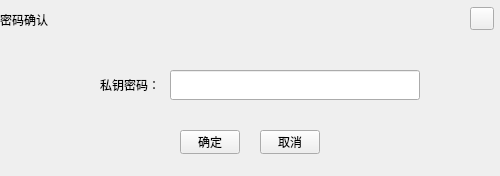
<?xml version="1.0" encoding="UTF-8"?>
<ui version="4.0">
 <class>ImportEnterPwdDialogHX</class>
 <widget class="QDialog" name="ImportEnterPwdDialogHX">
  <property name="geometry">
   <rect>
    <x>0</x>
    <y>0</y>
    <width>500</width>
    <height>176</height>
   </rect>
  </property>
  <property name="windowTitle">
   <string>Dialog</string>
  </property>
  <widget class="QLineEdit" name="pkPwdLineEdit">
   <property name="geometry">
    <rect>
     <x>170</x>
     <y>70</y>
     <width>250</width>
     <height>30</height>
    </rect>
   </property>
   <property name="font">
    <font>
     <family>Microsoft YaHei UI Light</family>
    </font>
   </property>
   <property name="contextMenuPolicy">
    <enum>Qt::DefaultContextMenu</enum>
   </property>
   <property name="echoMode">
    <enum>QLineEdit::Password</enum>
   </property>
  </widget>
  <widget class="QToolButton" name="closeBtn">
   <property name="geometry">
    <rect>
     <x>470</x>
     <y>7</y>
     <width>24</width>
     <height>23</height>
    </rect>
   </property>
   <property name="cursor">
    <cursorShape>PointingHandCursor</cursorShape>
   </property>
   <property name="focusPolicy">
    <enum>Qt::NoFocus</enum>
   </property>
   <property name="styleSheet">
    <string notr="true"/>
   </property>
   <property name="text">
    <string/>
   </property>
  </widget>
  <widget class="QToolButton" name="okBtn">
   <property name="geometry">
    <rect>
     <x>180</x>
     <y>130</y>
     <width>60</width>
     <height>24</height>
    </rect>
   </property>
   <property name="font">
    <font>
     <family>Microsoft YaHei UI Light</family>
    </font>
   </property>
   <property name="cursor">
    <cursorShape>PointingHandCursor</cursorShape>
   </property>
   <property name="focusPolicy">
    <enum>Qt::NoFocus</enum>
   </property>
   <property name="styleSheet">
    <string notr="true"/>
   </property>
   <property name="text">
    <string>确定</string>
   </property>
  </widget>
  <widget class="QToolButton" name="cancelBtn">
   <property name="geometry">
    <rect>
     <x>260</x>
     <y>130</y>
     <width>60</width>
     <height>24</height>
    </rect>
   </property>
   <property name="font">
    <font>
     <family>Microsoft YaHei UI Light</family>
    </font>
   </property>
   <property name="cursor">
    <cursorShape>PointingHandCursor</cursorShape>
   </property>
   <property name="focusPolicy">
    <enum>Qt::NoFocus</enum>
   </property>
   <property name="styleSheet">
    <string notr="true"/>
   </property>
   <property name="text">
    <string>取消</string>
   </property>
  </widget>
  <widget class="QLabel" name="label_9">
   <property name="geometry">
    <rect>
     <x>60</x>
     <y>70</y>
     <width>100</width>
     <height>30</height>
    </rect>
   </property>
   <property name="font">
    <font>
     <family>Microsoft YaHei UI Light</family>
     <stylestrategy>PreferDefault</stylestrategy>
    </font>
   </property>
   <property name="text">
    <string>私钥密码：</string>
   </property>
   <property name="alignment">
    <set>Qt::AlignRight|Qt::AlignTrailing|Qt::AlignVCenter</set>
   </property>
   <property name="wordWrap">
    <bool>true</bool>
   </property>
  </widget>
  <widget class="QLabel" name="title_Label">
   <property name="geometry">
    <rect>
     <x>0</x>
     <y>0</y>
     <width>500</width>
     <height>40</height>
    </rect>
   </property>
   <property name="text">
    <string>密码确认</string>
   </property>
  </widget>
  <zorder>title_Label</zorder>
  <zorder>pkPwdLineEdit</zorder>
  <zorder>closeBtn</zorder>
  <zorder>okBtn</zorder>
  <zorder>cancelBtn</zorder>
  <zorder>label_9</zorder>
 </widget>
 <resources/>
 <connections/>
</ui>
